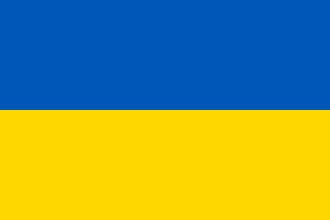
#> input picture ImageProcessing/images/ucrania-2cores.jpg, 330 x 220 px, found by its file name
$ python aula2.py
#> lines starting #> are read from the running program, lines starting #| are printed output that depends on the picture
import cv2
import numpy as np
import matplotlib.pyplot as plt

imagem = cv2.imread("./imagens/ucrania-2cores.jpg")
#> imagem is the input picture: shape (220, 330, 3); mean B, G, R 92, 151, 127

# Criando a imagem em tons de cinza
imagemCinza = np.zeros(
    (imagem.shape[0], imagem.shape[1]),
    dtype=np.uint8
)

# Convertendo para tons de cinza pela média dos 3 canais
for i in range(imagem.shape[0]):
    for j in range(imagem.shape[1]):

        imagemCinza[i][j] = (imagem[i][j].sum()/3)
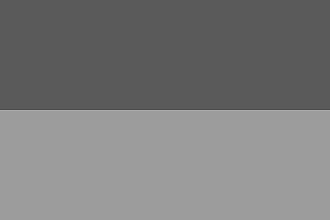
#> imagemCinza: shape (220, 330); min 74, max 172, mean 123

## ** Limiarização**

cv2.imshow("Imagem Original", imagem)
cv2.imshow("imagem cinza", imagemCinza)

limiar = 120

imagemLimiarizada =  np.zeros(
    (imagem.shape[0], imagem.shape[1]),
    dtype=np.uint8
)

for i in range(imagemCinza.shape[0]):
    for j in range(imagemCinza.shape[1]):

        if imagemCinza[i][j] > limiar:
            imagemLimiarizada[i][j] = imagemCinza[i][j]
        else:
            imagemLimiarizada[i][j] = 255
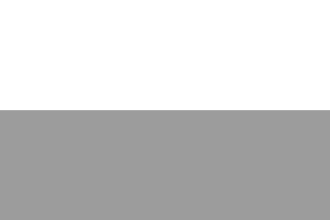
#> imagemLimiarizada: shape (220, 330); min 156, max 255, mean 205.6

cv2.imshow("Imagem Limiarizada", imagemLimiarizada)

## ** Histograma **

histograma = [0] * 256

# Contando os pixels de cada tom de cinza
for i in range(imagemCinza.shape[0]):
    for j in range(imagemCinza.shape[1]):
        histograma[imagemCinza[i][j]] += 1


# Eixo X: tons de cinza de 0 a 255
pixel = list(range(256))

# Criando o gráfico
plt.figure(figsize=(10, 5))

plt.bar(
    pixel,
    histograma,
    color='gray',
    width=1
)

plt.xlabel('Tom de cinza')
plt.ylabel('Quantidade de pixels')
plt.title('Histograma em Tons de Cinza')

plt.xlim(0, 255)

plt.show()
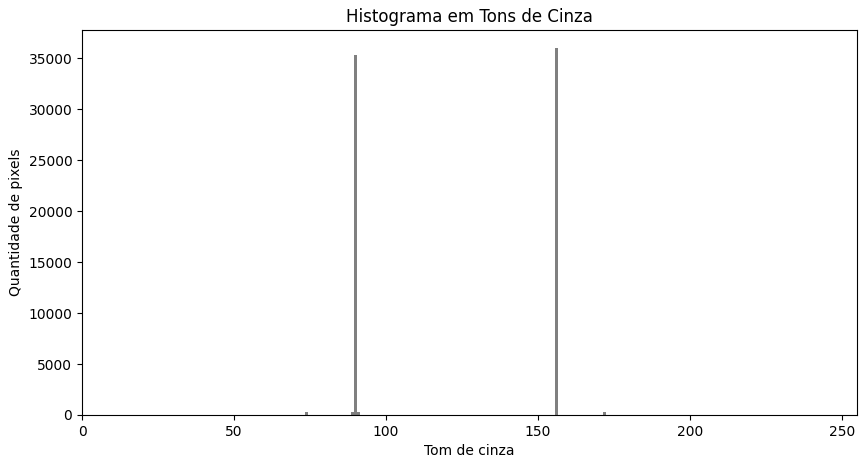
#> figure drawn by matplotlib, 1 panel; tallest bar 35970 high, from x = 155.5 to 156.5

cv2.waitKey(0)
cv2.destroyAllWindows()
